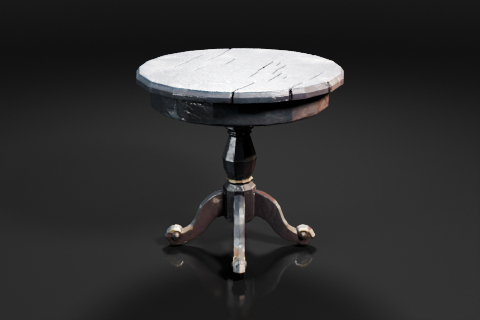
#> input picture references/img/side-table.meshthumb.jpg, 480 x 320 px, given in place of image (54).png, which was not available
$ python hd2d-compare.py ../references/img/side-table.meshthumb.jpg out.png
#> lines starting #> are read from the running program, lines starting #| are printed output that depends on the picture; pictures that were not available may be replaced by others from this repository, and a replacement may not be noted
#!/usr/bin/env python3
"""hd2d-compare.py — stack our shot under the Octopath style reference.

Also prints the two numbers that were actually driving the tuning: the
brightness histogram split (how much of the frame sits in deep shadow versus
mid versus highlight) and the mean saturation. The reference is mostly shadow
with small warm highlights; matching that split is most of the "look".
"""
import sys

import numpy as np
from PIL import Image

REF = '/Users/samz/Downloads/image (54).png'
OURS = sys.argv[1] if len(sys.argv) > 1 else '/tmp/hd2d-H.png'
OUT = sys.argv[2] if len(sys.argv) > 2 else '/tmp/hd2d-compare.png'
W = 1280


def load(p):
#> called with p = '/Users/samz/Downloads/image (54).png'
    im = Image.open(p).convert('RGB')
#> im is the input picture: PIL image 480x320 RGB; mean R, G, B 47.9, 47.8, 47.9
    return im.resize((W, round(im.height * W / im.width)), Image.LANCZOS)


def stats(im, label):
#> called with label = 'reference'
    a = np.asarray(im).astype(float) / 255.0
    lum = a @ np.array([0.2126, 0.7152, 0.0722])
    mx, mn = a.max(2), a.min(2)
    sat = np.where(mx > 0, (mx - mn) / np.maximum(mx, 1e-6), 0)
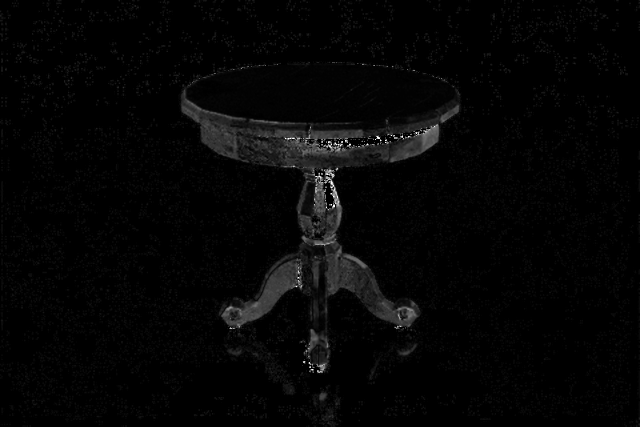
#> sat: shape (853, 1280) float64 (shown at 1/2 size); min 0, max 1, mean 0.0209
    print('%-10s  shadow<0.12 %5.1f%%   mid %5.1f%%   hi>0.6 %5.1f%%   '
          'mean lum %.3f   mean sat %.3f'
          % (label, (lum < 0.12).mean() * 100,
             ((lum >= 0.12) & (lum <= 0.6)).mean() * 100,
             (lum > 0.6).mean() * 100, lum.mean(), sat.mean()))
#| reference   shadow<0.12  33.4%   mid  61.2%   hi>0.6   5.5%   mean lum 0.188   mean sat 0.021
    return lum


def main():
    ref, ours = load(REF), load(OURS)
    stats(ref, 'reference')
    stats(ours, 'ours')
#| ours        shadow<0.12  33.4%   mid  61.2%   hi>0.6   5.5%   mean lum 0.188   mean sat 0.021
    gap = 14
    out = Image.new('RGB', (W, ref.height + ours.height + gap), (16, 16, 20))
    out.paste(ref, (0, 0))
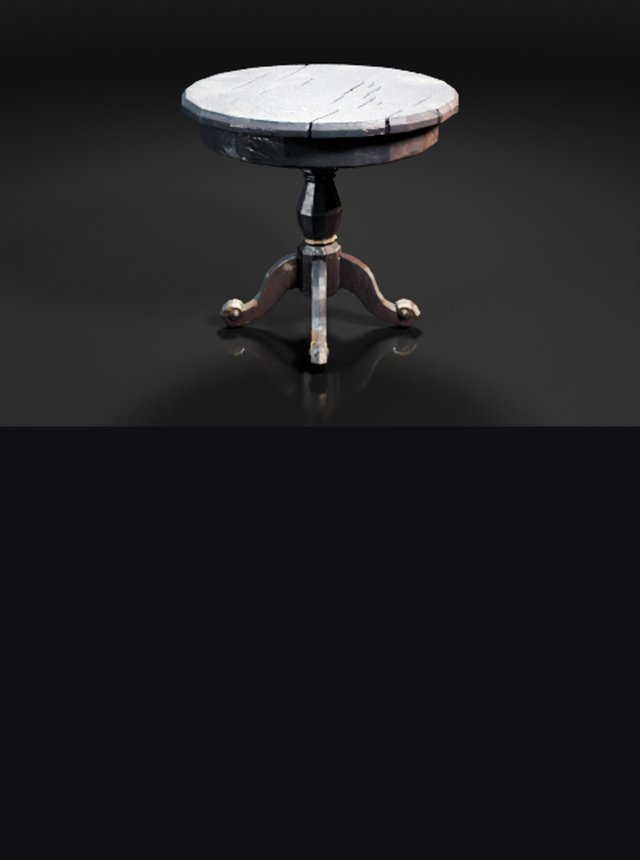
#> out: PIL image 1280x1720 RGB (shown at 1/2 size); mean R, G, B 31.8, 31.8, 33.8
    out.paste(ours, (0, ref.height + gap))
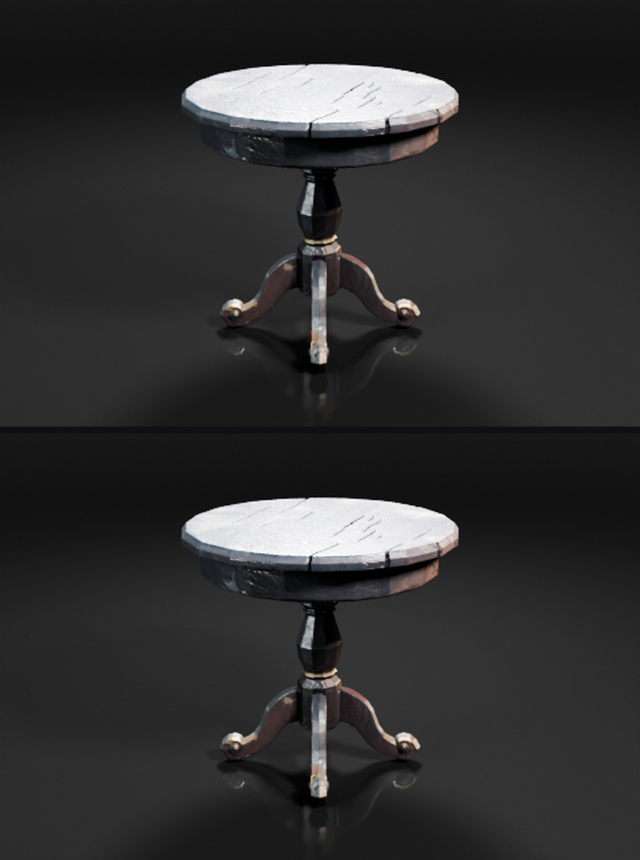
#> out: PIL image 1280x1720 RGB (shown at 1/2 size); mean R, G, B 47.7, 47.5, 47.7
    out.save(OUT)
    print('wrote', OUT, out.size, '(reference on top)')
#| wrote out.png (1280, 1720) (reference on top)


if __name__ == '__main__':
    main()

$ run again, on references/img/cameo-holmes.png
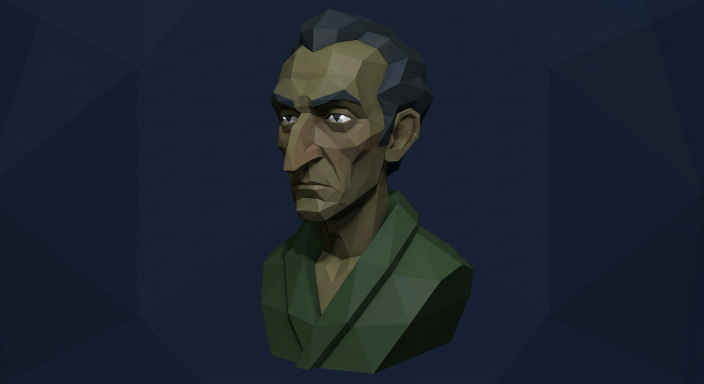
#> input picture references/img/cameo-holmes.png, 1408 x 768 px, given in place of image (54).png, which was not available (shown at 1/2 size)
#> in load, im is the input picture: PIL image 1408x768 RGB; mean R, G, B 27.7, 35.9, 46.8
#> in stats, `sat = np.where(mx > 0, (mx - mn) / np.maximum(mx, 1e-6), 0)`:
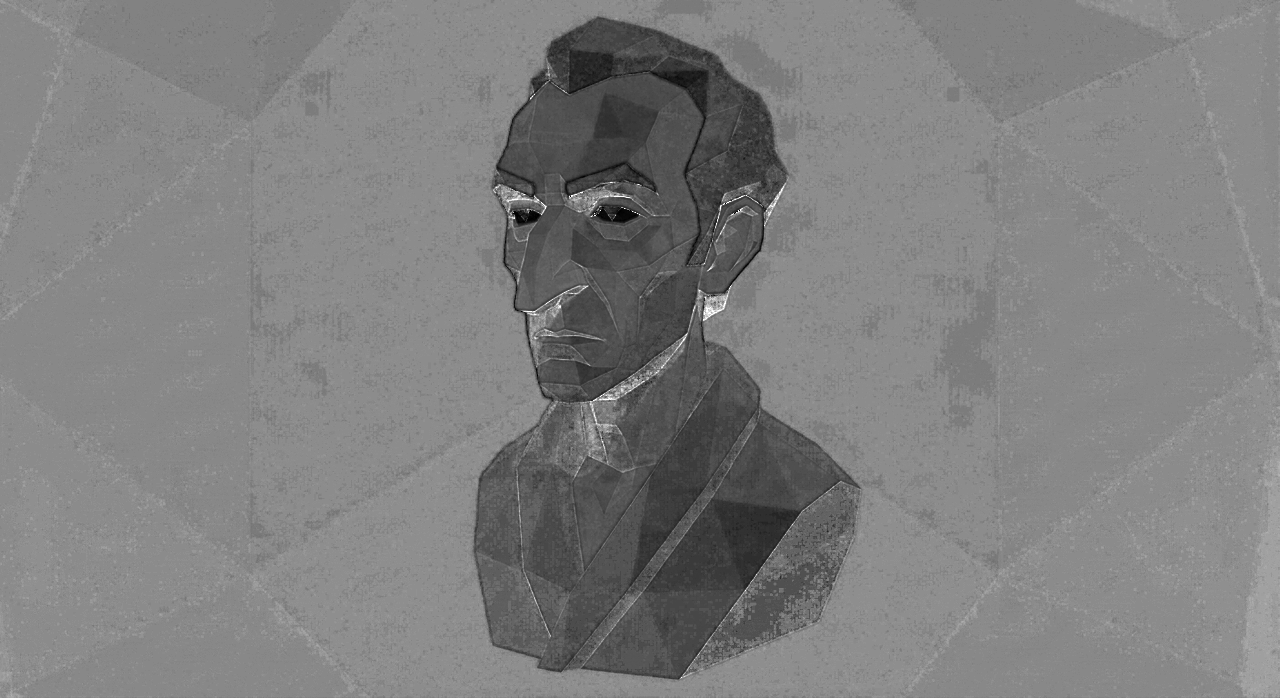
#> sat: shape (698, 1280) float64; min 0, max 1, mean 0.498
#| reference   shadow<0.12  42.1%   mid  57.9%   hi>0.6   0.0%   mean lum 0.137   mean sat 0.498
#| ours        shadow<0.12  42.1%   mid  57.9%   hi>0.6   0.0%   mean lum 0.137   mean sat 0.498
#> in main, `out.paste(ours, (0, ref.height + gap))`:
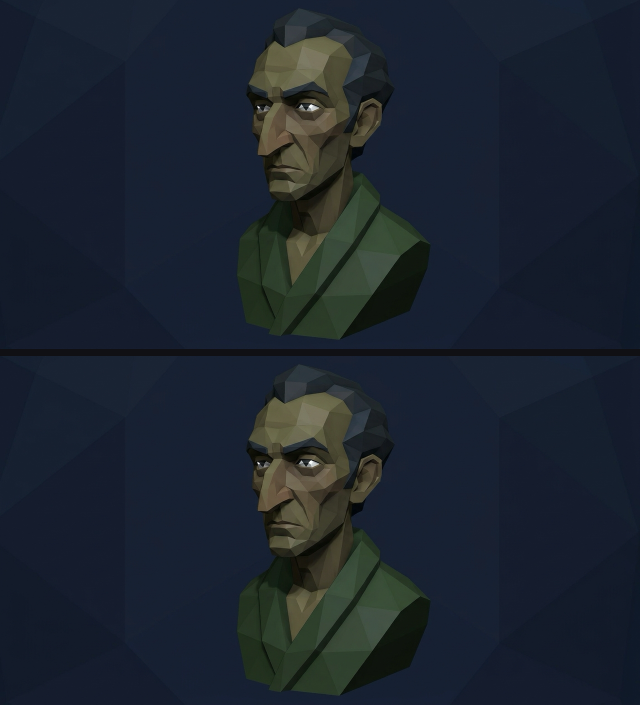
#> out: PIL image 1280x1410 RGB (shown at 1/2 size); mean R, G, B 27.6, 35.7, 46.5
#| wrote out.png (1280, 1410) (reference on top)

$ run again, on references/img/king.concept.png
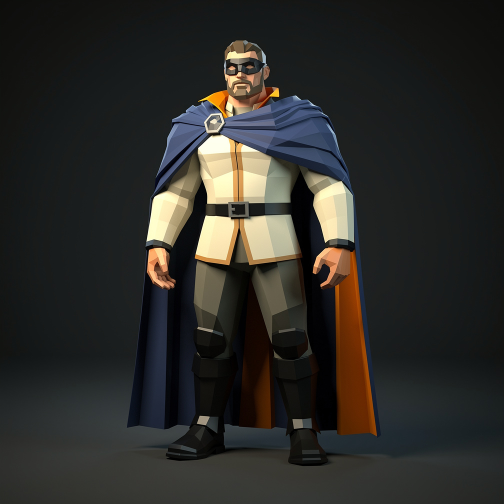
#> input picture references/img/king.concept.png, 1008 x 1008 px, given in place of image (54).png, which was not available (shown at 1/2 size)
#> in load, im is the input picture: PIL image 1008x1008 RGB; mean R, G, B 43.8, 43, 39.7
#> in stats, `sat = np.where(mx > 0, (mx - mn) / np.maximum(mx, 1e-6), 0)`:
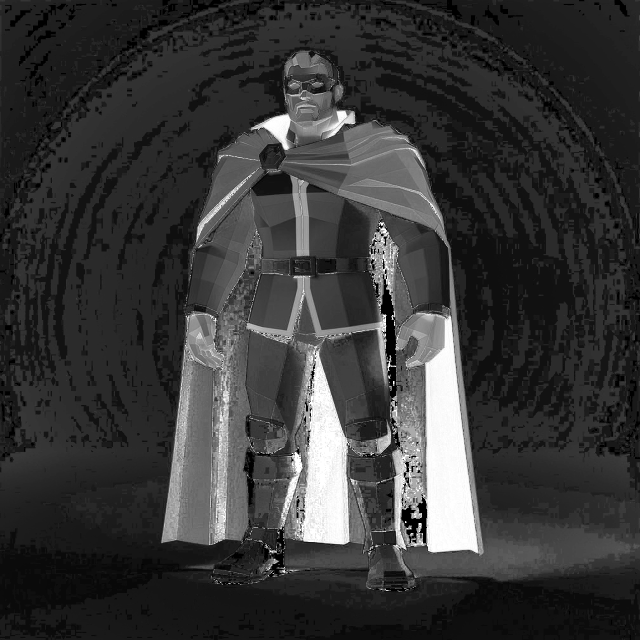
#> sat: shape (1280, 1280) float64 (shown at 1/2 size); min 0, max 1, mean 0.219
#| reference   shadow<0.12  58.9%   mid  36.2%   hi>0.6   4.9%   mean lum 0.168   mean sat 0.219
#| ours        shadow<0.12  58.9%   mid  36.2%   hi>0.6   4.9%   mean lum 0.168   mean sat 0.219
#> in main, `out.paste(ours, (0, ref.height + gap))`:
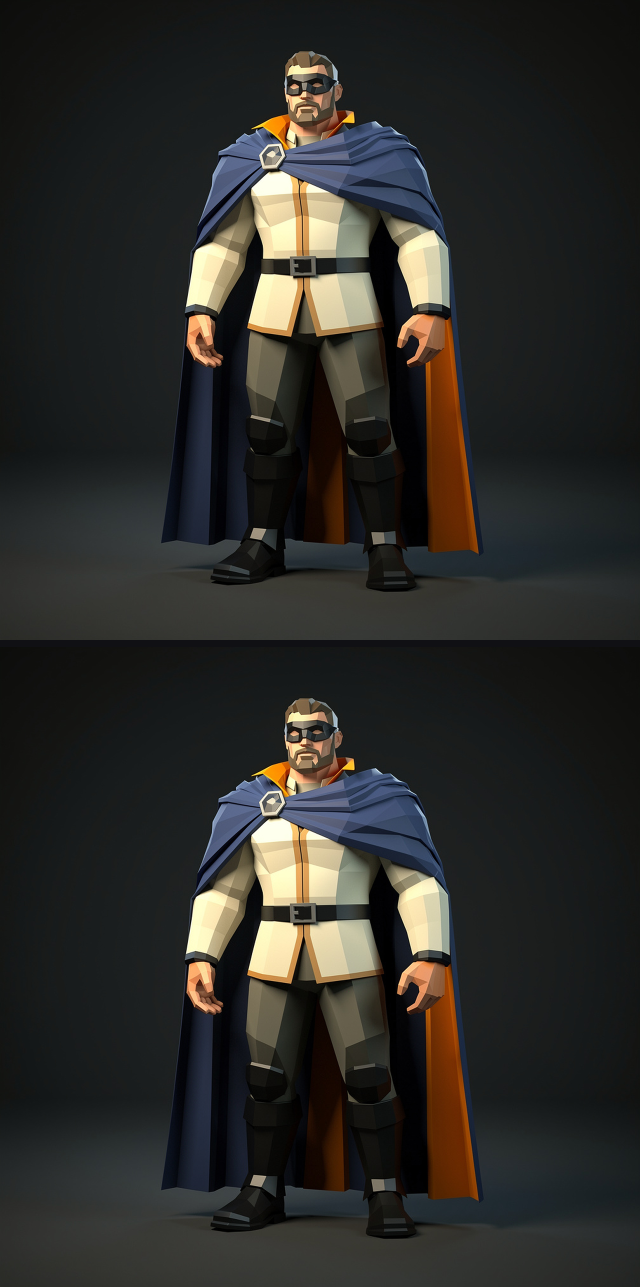
#> out: PIL image 1280x2574 RGB (shown at 1/2 size); mean R, G, B 43.6, 42.8, 39.6
#| wrote out.png (1280, 2574) (reference on top)
